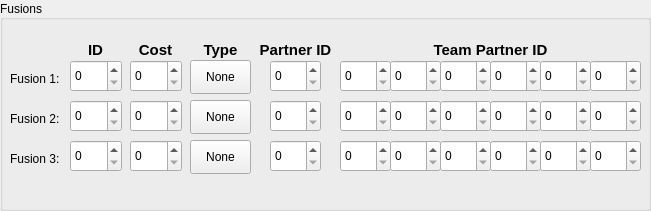
  <widget class="QGroupBox" name="FusionGroupBox">
   <property name="geometry">
    <rect>
     <x>260</x>
     <y>10</y>
     <width>651</width>
     <height>211</height>
    </rect>
   </property>
   <property name="title">
    <string>Fusions</string>
   </property>
   <property name="alignment">
    <set>Qt::AlignLeading|Qt::AlignLeft|Qt::AlignVCenter</set>
   </property>
   <property name="flat">
    <bool>false</bool>
   </property>
   <property name="checkable">
    <bool>false</bool>
   </property>
   <widget class="QLabel" name="FusionLbl_1">
    <property name="geometry">
     <rect>
      <x>10</x>
      <y>70</y>
      <width>61</width>
      <height>18</height>
     </rect>
    </property>
    <property name="text">
     <string>Fusion 1:</string>
    </property>
   </widget>
   <widget class="QLabel" name="FusionLbl_2">
    <property name="geometry">
     <rect>
      <x>10</x>
      <y>110</y>
      <width>61</width>
      <height>18</height>
     </rect>
    </property>
    <property name="text">
     <string>Fusion 2:</string>
    </property>
   </widget>
   <widget class="QLabel" name="FusionLbl_3">
    <property name="geometry">
     <rect>
      <x>10</x>
      <y>150</y>
      <width>61</width>
      <height>18</height>
     </rect>
    </property>
    <property name="text">
     <string>Fusion 3:</string>
    </property>
   </widget>
   <widget class="QSpinBox" name="FusionIDBox_1">
    <property name="geometry">
     <rect>
      <x>70</x>
      <y>60</y>
      <width>52</width>
      <height>32</height>
     </rect>
    </property>
    <property name="toolTip">
     <string/>
    </property>
    <property name="maximum">
     <number>255</number>
    </property>
   </widget>
   <widget class="QSpinBox" name="FusionIDBox_2">
    <property name="geometry">
     <rect>
      <x>70</x>
      <y>100</y>
      <width>52</width>
      <height>32</height>
     </rect>
    </property>
    <property name="maximum">
     <number>255</number>
    </property>
   </widget>
   <widget class="QSpinBox" name="FusionIDBox_3">
    <property name="geometry">
     <rect>
      <x>70</x>
      <y>140</y>
      <width>52</width>
      <height>32</height>
     </rect>
    </property>
    <property name="maximum">
     <number>255</number>
    </property>
   </widget>
   <widget class="QLabel" name="FusionID_Lbl">
    <property name="geometry">
     <rect>
      <x>70</x>
      <y>40</y>
      <width>51</width>
      <height>20</height>
     </rect>
    </property>
    <property name="font">
     <font>
      <pointsize>11</pointsize>
      <weight>75</weight>
      <bold>true</bold>
     </font>
    </property>
    <property name="toolTip">
     <string>&lt;html&gt;&lt;head/&gt;&lt;body&gt;&lt;p&gt;&lt;span style=&quot; font-weight:400;&quot;&gt;This will be the Character ID of the resulting Fusion.&lt;/span&gt;&lt;/p&gt;&lt;p&gt;&lt;span style=&quot; font-weight:400;&quot;&gt;Example: Vegito&lt;/span&gt;&lt;/p&gt;&lt;/body&gt;&lt;/html&gt;</string>
    </property>
    <property name="text">
     <string>ID</string>
    </property>
    <property name="alignment">
     <set>Qt::AlignCenter</set>
    </property>
   </widget>
   <widget class="QSpinBox" name="FusionCostBox_1">
    <property name="geometry">
     <rect>
      <x>130</x>
      <y>60</y>
      <width>52</width>
      <height>32</height>
     </rect>
    </property>
    <property name="maximum">
     <number>255</number>
    </property>
   </widget>
   <widget class="QSpinBox" name="FusionCostBox_2">
    <property name="geometry">
     <rect>
      <x>130</x>
      <y>100</y>
      <width>52</width>
      <height>32</height>
     </rect>
    </property>
    <property name="maximum">
     <number>255</number>
    </property>
   </widget>
   <widget class="QSpinBox" name="FusionCostBox_3">
    <property name="geometry">
     <rect>
      <x>130</x>
      <y>140</y>
      <width>52</width>
      <height>32</height>
     </rect>
    </property>
    <property name="styleSheet">
     <string notr="true"/>
    </property>
    <property name="maximum">
     <number>255</number>
    </property>
   </widget>
   <widget class="QLabel" name="FusionCost_Lbl">
    <property name="geometry">
     <rect>
      <x>130</x>
      <y>40</y>
      <width>51</width>
      <height>20</height>
     </rect>
    </property>
    <property name="font">
     <font>
      <pointsize>11</pointsize>
      <weight>75</weight>
      <bold>true</bold>
     </font>
    </property>
    <property name="toolTip">
     <string>&lt;html&gt;&lt;head/&gt;&lt;body&gt;&lt;p&gt;&lt;span style=&quot; font-weight:400;&quot;&gt;The Blast Stock Cost of each Fusion.&lt;/span&gt;&lt;/p&gt;&lt;/body&gt;&lt;/html&gt;</string>
    </property>
    <property name="text">
     <string>Cost</string>
    </property>
    <property name="alignment">
     <set>Qt::AlignCenter</set>
    </property>
   </widget>
   <widget class="QPushButton" name="FusionTypeBtn_1">
    <property name="geometry">
     <rect>
      <x>190</x>
      <y>60</y>
      <width>61</width>
      <height>34</height>
     </rect>
    </property>
    <property name="text">
     <string>None</string>
    </property>
   </widget>
   <widget class="QPushButton" name="FusionTypeBtn_2">
    <property name="geometry">
     <rect>
      <x>190</x>
      <y>100</y>
      <width>61</width>
      <height>34</height>
     </rect>
    </property>
    <property name="text">
     <string>None</string>
    </property>
   </widget>
   <widget class="QPushButton" name="FusionTypeBtn_3">
    <property name="geometry">
     <rect>
      <x>190</x>
      <y>140</y>
      <width>61</width>
      <height>34</height>
     </rect>
    </property>
    <property name="text">
     <string>None</string>
    </property>
   </widget>
   <widget class="QLabel" name="FusionTypeLbl">
    <property name="geometry">
     <rect>
      <x>190</x>
      <y>40</y>
      <width>61</width>
      <height>20</height>
     </rect>
    </property>
    <property name="font">
     <font>
      <pointsize>11</pointsize>
      <weight>75</weight>
      <bold>true</bold>
     </font>
    </property>
    <property name="toolTip">
     <string>&lt;html&gt;&lt;head/&gt;&lt;body&gt;&lt;p&gt;&lt;span style=&quot; font-weight:400;&quot;&gt;The type of Fusion&lt;/span&gt;&lt;/p&gt;&lt;p&gt;&lt;span style=&quot; font-weight:400;&quot;&gt;None: No Fusion&lt;/span&gt;&lt;/p&gt;&lt;p&gt;&lt;span style=&quot; font-weight:400;&quot;&gt;Potara: Potara Cutscene&lt;/span&gt;&lt;/p&gt;&lt;p&gt;&lt;span style=&quot; font-weight:400;&quot;&gt;Dance: Fusion Dance Cutscene&lt;/span&gt;&lt;/p&gt;&lt;/body&gt;&lt;/html&gt;</string>
    </property>
    <property name="text">
     <string>Type</string>
    </property>
    <property name="alignment">
     <set>Qt::AlignCenter</set>
    </property>
   </widget>
   <widget class="QLabel" name="PartnerID_Lbl">
    <property name="geometry">
     <rect>
      <x>250</x>
      <y>40</y>
      <width>91</width>
      <height>20</height>
     </rect>
    </property>
    <property name="font">
     <font>
      <pointsize>11</pointsize>
      <weight>75</weight>
      <bold>true</bold>
     </font>
    </property>
    <property name="toolTip">
     <string>&lt;html&gt;&lt;head/&gt;&lt;body&gt;&lt;p&gt;&lt;span style=&quot; font-weight:400;&quot;&gt;This is the partner in the cutscene for the Fusion.&lt;/span&gt;&lt;/p&gt;&lt;p&gt;&lt;span style=&quot; font-weight:400;&quot;&gt;Note: If no variation of this character is in your team, there will be no character in the cutscene.&lt;/span&gt;&lt;/p&gt;&lt;/body&gt;&lt;/html&gt;</string>
    </property>
    <property name="text">
     <string>Partner ID</string>
    </property>
    <property name="alignment">
     <set>Qt::AlignCenter</set>
    </property>
   </widget>
   <widget class="QSpinBox" name="PartnerIDBox_1">
    <property name="geometry">
     <rect>
      <x>270</x>
      <y>60</y>
      <width>51</width>
      <height>32</height>
     </rect>
    </property>
    <property name="maximum">
     <number>255</number>
    </property>
   </widget>
   <widget class="QSpinBox" name="PartnerIDBox_2">
    <property name="geometry">
     <rect>
      <x>270</x>
      <y>100</y>
      <width>51</width>
      <height>32</height>
     </rect>
    </property>
    <property name="maximum">
     <number>255</number>
    </property>
   </widget>
   <widget class="QSpinBox" name="PartnerIDBox_3">
    <property name="geometry">
     <rect>
      <x>270</x>
      <y>140</y>
      <width>51</width>
      <height>32</height>
     </rect>
    </property>
    <property name="maximum">
     <number>255</number>
    </property>
   </widget>
   <widget class="QSpinBox" name="PartnerTeamIDBox_1_1">
    <property name="geometry">
     <rect>
      <x>340</x>
      <y>60</y>
      <width>51</width>
      <height>32</height>
     </rect>
    </property>
    <property name="maximum">
     <number>255</number>
    </property>
   </widget>
   <widget class="QSpinBox" name="PartnerTeamIDBox_1_2">
    <property name="geometry">
     <rect>
      <x>390</x>
      <y>60</y>
      <width>51</width>
      <height>32</height>
     </rect>
    </property>
    <property name="maximum">
     <number>255</number>
    </property>
   </widget>
   <widget class="QSpinBox" name="PartnerTeamIDBox_1_3">
    <property name="geometry">
     <rect>
      <x>440</x>
      <y>60</y>
      <width>51</width>
      <height>32</height>
     </rect>
    </property>
    <property name="maximum">
     <number>255</number>
    </property>
   </widget>
   <widget class="QSpinBox" name="PartnerTeamIDBox_1_4">
    <property name="geometry">
     <rect>
      <x>490</x>
      <y>60</y>
      <width>51</width>
      <height>32</height>
     </rect>
    </property>
    <property name="maximum">
     <number>255</number>
    </property>
   </widget>
   <widget class="QSpinBox" name="PartnerTeamIDBox_1_5">
    <property name="geometry">
     <rect>
      <x>540</x>
      <y>60</y>
      <width>51</width>
      <height>32</height>
     </rect>
    </property>
    <property name="maximum">
     <number>255</number>
    </property>
   </widget>
   <widget class="QSpinBox" name="PartnerTeamIDBox_1_6">
    <property name="geometry">
     <rect>
      <x>590</x>
      <y>60</y>
      <width>51</width>
      <height>32</height>
     </rect>
    </property>
    <property name="maximum">
     <number>255</number>
    </property>
   </widget>
   <widget class="QSpinBox" name="PartnerTeamIDBox_2_1">
    <property name="geometry">
     <rect>
      <x>340</x>
      <y>100</y>
      <width>51</width>
      <height>32</height>
     </rect>
    </property>
    <property name="maximum">
     <number>255</number>
    </property>
   </widget>
   <widget class="QSpinBox" name="PartnerTeamIDBox_2_2">
    <property name="geometry">
     <rect>
      <x>390</x>
      <y>100</y>
      <width>51</width>
      <height>32</height>
     </rect>
    </property>
    <property name="maximum">
     <number>255</number>
    </property>
   </widget>
   <widget class="QSpinBox" name="PartnerTeamIDBox_2_3">
    <property name="geometry">
     <rect>
      <x>440</x>
      <y>100</y>
      <width>51</width>
      <height>32</height>
     </rect>
    </property>
    <property name="maximum">
     <number>255</number>
    </property>
   </widget>
   <widget class="QSpinBox" name="PartnerTeamIDBox_2_4">
    <property name="geometry">
     <rect>
      <x>490</x>
      <y>100</y>
      <width>51</width>
      <height>32</height>
     </rect>
    </property>
    <property name="maximum">
     <number>255</number>
    </property>
   </widget>
   <widget class="QSpinBox" name="PartnerTeamIDBox_2_5">
    <property name="geometry">
     <rect>
      <x>540</x>
      <y>100</y>
      <width>51</width>
      <height>32</height>
     </rect>
    </property>
    <property name="maximum">
     <number>255</number>
    </property>
   </widget>
   <widget class="QSpinBox" name="PartnerTeamIDBox_2_6">
    <property name="geometry">
     <rect>
      <x>590</x>
      <y>100</y>
      <width>51</width>
      <height>32</height>
     </rect>
    </property>
    <property name="maximum">
     <number>255</number>
    </property>
   </widget>
   <widget class="QSpinBox" name="PartnerTeamIDBox_3_1">
    <property name="geometry">
     <rect>
      <x>340</x>
      <y>140</y>
      <width>51</width>
      <height>32</height>
     </rect>
    </property>
    <property name="maximum">
     <number>255</number>
    </property>
   </widget>
   <widget class="QSpinBox" name="PartnerTeamIDBox_3_2">
    <property name="geometry">
     <rect>
      <x>390</x>
      <y>140</y>
      <width>51</width>
      <height>32</height>
     </rect>
    </property>
    <property name="maximum">
     <number>255</number>
    </property>
   </widget>
   <widget class="QSpinBox" name="PartnerTeamIDBox_3_3">
    <property name="geometry">
     <rect>
      <x>440</x>
      <y>140</y>
      <width>51</width>
      <height>32</height>
     </rect>
    </property>
    <property name="maximum">
     <number>255</number>
    </property>
   </widget>
   <widget class="QSpinBox" name="PartnerTeamIDBox_3_4">
    <property name="geometry">
     <rect>
      <x>490</x>
      <y>140</y>
      <width>51</width>
      <height>32</height>
     </rect>
    </property>
    <property name="maximum">
     <number>255</number>
    </property>
   </widget>
   <widget class="QSpinBox" name="PartnerTeamIDBox_3_5">
    <property name="geometry">
     <rect>
      <x>540</x>
      <y>140</y>
      <width>51</width>
      <height>32</height>
     </rect>
    </property>
    <property name="maximum">
     <number>255</number>
    </property>
   </widget>
   <widget class="QSpinBox" name="PartnerTeamIDBox_3_6">
    <property name="geometry">
     <rect>
      <x>590</x>
      <y>140</y>
      <width>51</width>
      <height>32</height>
     </rect>
    </property>
    <property name="maximum">
     <number>255</number>
    </property>
   </widget>
   <widget class="QLabel" name="PartnerTeamID_Lbl">
    <property name="geometry">
     <rect>
      <x>340</x>
      <y>40</y>
      <width>301</width>
      <height>20</height>
     </rect>
    </property>
    <property name="font">
     <font>
      <pointsize>11</pointsize>
      <weight>75</weight>
      <bold>true</bold>
     </font>
    </property>
    <property name="toolTip">
     <string>&lt;html&gt;&lt;head/&gt;&lt;body&gt;&lt;p&gt;&lt;span style=&quot; font-weight:400;&quot;&gt;These are the character IDs to check the team. If one of these characters are in your team, they will be removed after the fusion.&lt;/span&gt;&lt;/p&gt;&lt;/body&gt;&lt;/html&gt;</string>
    </property>
    <property name="text">
     <string>Team Partner ID</string>
    </property>
    <property name="alignment">
     <set>Qt::AlignCenter</set>
    </property>
   </widget>
  </widget>
